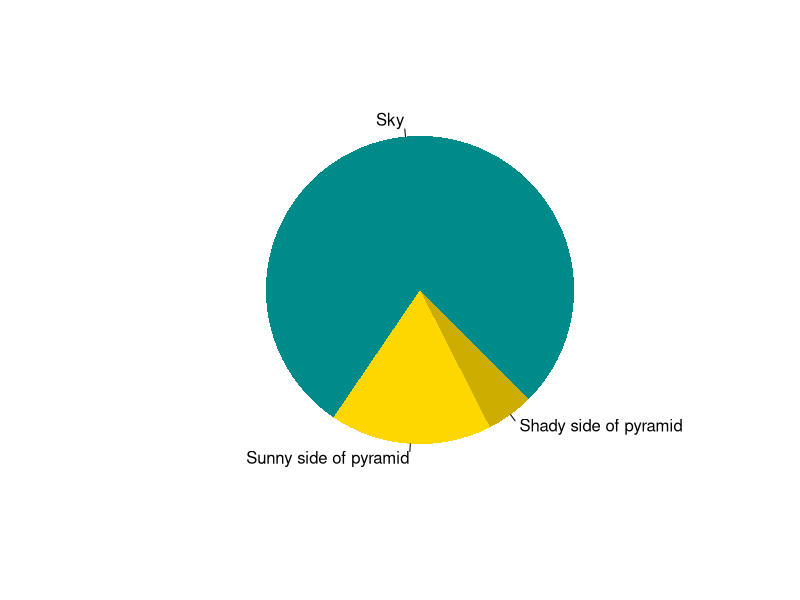
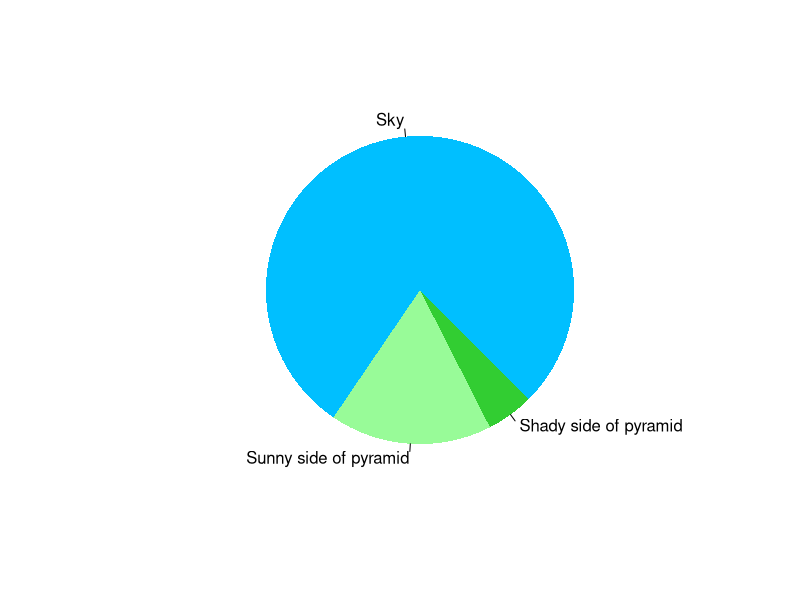

The R source for these figures, in order:
## ---- chunk 1
pie(
  c(Sky = 78, "Sunny side of pyramid" = 17, "Shady side of pyramid" = 5), 
  init.angle = 315, 
  col = c("cyan4", "gold", "gold3"), 
  border = FALSE
)
## ---- chunk 2
pie(
  c(Sky = 78, "Sunny side of pyramid" = 17, "Shady side of pyramid" = 5), 
  init.angle = 315, 
  col = c("deepskyblue", "palegreen", "limegreen"), 
  border = FALSE
)
